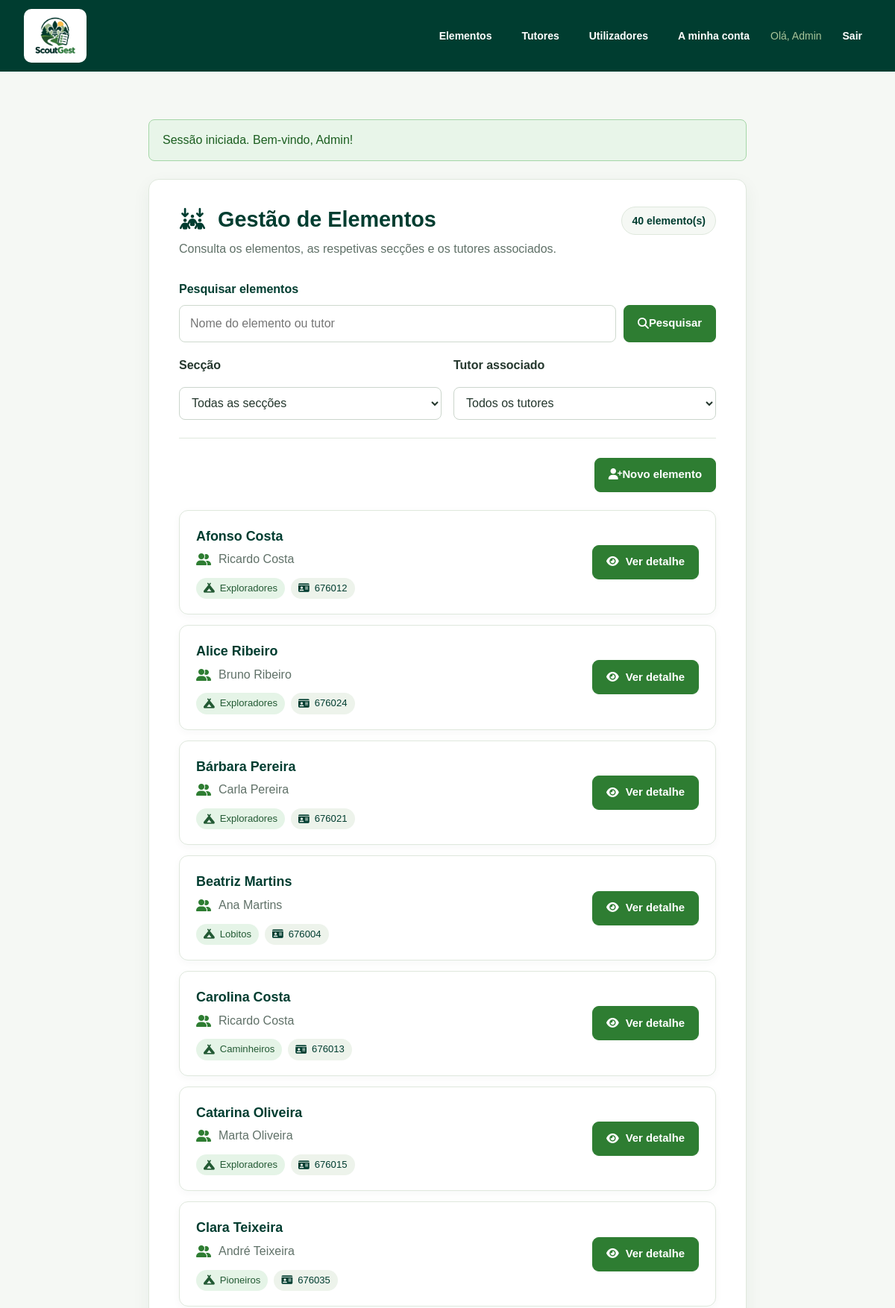
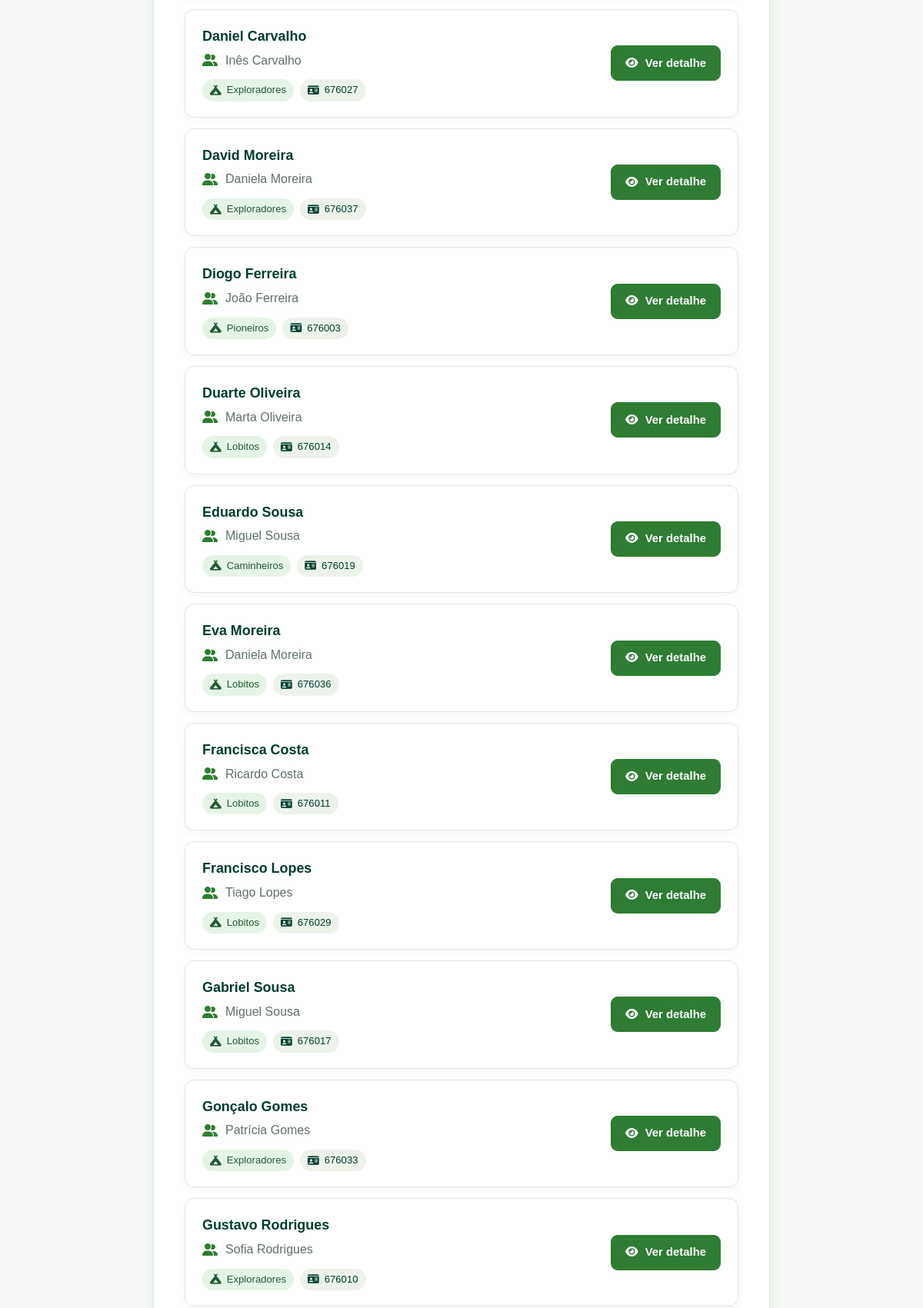
The app's page /elementos.php (signed in, upper part) with its own data (2 pictures, top to bottom).
### tables this page shows
CREATE TABLE elementos (
    id_elemento INT AUTO_INCREMENT PRIMARY KEY,
    id_tutor INT NOT NULL,
    nome VARCHAR(120) NOT NULL,
    numero_censo VARCHAR(20) NOT NULL UNIQUE,
    data_nascimento DATE NULL,
    seccao VARCHAR(30) NOT NULL,
    observacoes TEXT NULL,
    CONSTRAINT fk_elementos_tutores FOREIGN KEY (id_tutor)
        REFERENCES tutores (id_tutor) ON DELETE RESTRICT
);

CREATE TABLE tutores (
    id_tutor INT AUTO_INCREMENT PRIMARY KEY,
    nome VARCHAR(120) NOT NULL,
    telefone VARCHAR(20) NOT NULL,
    email VARCHAR(150) NULL UNIQUE
);

### elementos.php (the view, shortened to what this page needs)
<?php
require 'includes/inicio.php';
$pesquisa = trim((string) ($_GET['q'] ?? ''));
$seccao = trim((string) ($_GET['seccao'] ?? ''));
$idTutor = filter_var(
    $_GET['id_tutor'] ?? '',
    FILTER_VALIDATE_INT,
    ['options' => ['min_range' => 1]]
) ?: 0;
$sql = '
    SELECT
        e.id_elemento,
        e.nome,
        e.numero_censo,
        e.seccao,
        e.id_tutor,
        t.nome AS tutor
    FROM elementos e
    JOIN tutores t
        ON e.id_tutor = t.id_tutor
';
$parametros = [];
$sql .= ' ORDER BY e.nome ASC';
$stmt = $pdo->prepare($sql);
$stmt->execute($parametros);
$elementos = $stmt->fetchAll(PDO::FETCH_ASSOC);
$totalElementos = count($elementos);
require 'includes/cabecalho.php';
?>
<section class="cartao detalhe gestao-utilizadores gestao-elementos">
    <div class="gestao-topo">
        <div>
            <h1>
                <i class="fa-solid fa-arrows-down-to-people"></i>
                Gestão de Elementos
            </h1>
            <p>
                Consulta os elementos,
                as respetivas secções e os tutores associados.
            </p>
        </div>
        <span class="gestao-total">
            <?= $totalElementos ?> elemento(s)
        </span>
    </div>
    <form
        method="get"
        action="elementos.php"
        class="gestao-pesquisa"
        role="search"
        id="form-filtros"
    >
        <label for="q">
            Pesquisar elementos
        </label>
        <div class="gestao-pesquisa-linha">
            <input
                type="search"
                id="q"
                name="q"
                value="<?= htmlspecialchars($pesquisa, ENT_QUOTES, 'UTF-8') ?>"
                placeholder="Nome do elemento ou tutor"
            >
            <button
                type="submit"
                class="gestao-botao"
            >
                <i class="fa-solid fa-magnifying-glass"
                   aria-hidden="true"></i>
                Pesquisar
            </button>
        </div>
        <div class="gestao-filtros">
            <div class="gestao-filtro">
                <label for="seccao">
                    Secção
                </label>
                <select
                    id="seccao"
                    name="seccao"
                    class="gestao-select"
                >
                    <option value="">
                        Todas as secções
                    </option>
                </select>
            </div>
            <div class="gestao-filtro">
                <label for="id_tutor">
                    Tutor associado
                </label>
                <select
                    id="id_tutor"
                    name="id_tutor"
                    class="gestao-select"
                >
                    <option value="">
                        Todos os tutores
                    </option>
                </select>
            </div>
        </div>
    </form>
    <div class="gestao-elementos-acoes">
        <a
            href="elemento_novo.php"
            class="gestao-botao"
        >
            <i class="fa-solid fa-user-plus"
               aria-hidden="true"></i>
            Novo elemento
        </a>
    </div>
    <?php if (!$elementos): ?>
        <p class="gestao-elementos-vazio">
            <?php if (
                $pesquisa !== '' ||
                $seccao !== '' ||
                $idTutor > 0
            ): ?>
                Não foram encontrados elementos
                para os filtros selecionados.
            <?php else: ?>
                Ainda não existem elementos registados.
            <?php endif; ?>
        </p>
    <?php else: ?>
        <div class="gestao-lista">
            <?php foreach ($elementos as $elemento): ?>
                <article class="gestao-item gestao-elemento-item">
                    <div class="gestao-item-dados">
                        <h2>
                            <?= htmlspecialchars(
                                $elemento['nome'],
                                ENT_QUOTES,
                                'UTF-8'
                            ) ?>
                        </h2>
                        <p>
                            <i class="fa-solid fa-user-group"
                               aria-hidden="true"></i>
                            <?= htmlspecialchars(
                                $elemento['tutor'],
                                ENT_QUOTES,
                                'UTF-8'
                            ) ?>
                        </p>
                        <div class="gestao-etiquetas">
                            <span class="gestao-etiqueta associado">
                                <i class="fa-solid fa-campground"
                                   aria-hidden="true"></i>
                                <?= htmlspecialchars(
                                    $elemento['seccao'] ?: 'Sem secção',
                                    ENT_QUOTES,
                                    'UTF-8'
                                ) ?>
                            </span>
                            <?php if (
                                $elemento['numero_censo'] !== null &&
                                $elemento['numero_censo'] !== ''
                            ): ?>
                                <span class="gestao-etiqueta">
                                    <i class="fa-solid fa-id-card"
                                       aria-hidden="true"></i>
                                    <?= htmlspecialchars(
                                        $elemento['numero_censo'],
                                        ENT_QUOTES,
                                        'UTF-8'
                                    ) ?>
                                </span>
                            <?php endif; ?>
                        </div>
                    </div>
                    <div class="gestao-elemento-botoes">
                        <a
                            href="elemento_ver.php?id=<?= (int) $elemento['id_elemento'] ?>"
                            class="gestao-botao"
                        >
                            <i class="fa-solid fa-eye"
                               aria-hidden="true"></i>
                            Ver detalhe
                        </a>
                    </div>
                </article>
            <?php endforeach; ?>
        </div>
    <?php endif; ?>
</section>
<?php require 'includes/rodape.php'; ?>

### records on screen
elementos: nome "Afonso Costa", id_tutor.nome "Ricardo Costa", seccao "Exploradores", numero_censo "676012"
elementos: nome "Alice Ribeiro", id_tutor.nome "Bruno Ribeiro", seccao "Exploradores", numero_censo "676024"
elementos: nome "Bárbara Pereira", id_tutor.nome "Carla Pereira", seccao "Exploradores", numero_censo "676021"
elementos: nome "Beatriz Martins", id_tutor.nome "Ana Martins", seccao "Lobitos", numero_censo "676004"
elementos: nome "Carolina Costa", id_tutor.nome "Ricardo Costa", seccao "Caminheiros", numero_censo "676013"
elementos: nome "Catarina Oliveira", id_tutor.nome "Marta Oliveira", seccao "Exploradores", numero_censo "676015"
elementos: nome "Clara Teixeira", id_tutor.nome "André Teixeira", seccao "Pioneiros", numero_censo "676035"
elementos: nome "Daniel Carvalho", id_tutor.nome "Inês Carvalho", seccao "Exploradores", numero_censo "676027"
elementos: nome "David Moreira", id_tutor.nome "Daniela Moreira", seccao "Exploradores", numero_censo "676037"
elementos: nome "Diogo Ferreira", id_tutor.nome "João Ferreira", seccao "Pioneiros", numero_censo "676003"
elementos: nome "Duarte Oliveira", id_tutor.nome "Marta Oliveira", seccao "Lobitos", numero_censo "676014"
elementos: nome "Eduardo Sousa", id_tutor.nome "Miguel Sousa", seccao "Caminheiros", numero_censo "676019"
elementos: nome "Eva Moreira", id_tutor.nome "Daniela Moreira", seccao "Lobitos", numero_censo "676036"
elementos: nome "Francisca Costa", id_tutor.nome "Ricardo Costa", seccao "Lobitos", numero_censo "676011"
elementos: nome "Francisco Lopes", id_tutor.nome "Tiago Lopes", seccao "Lobitos", numero_censo "676029"
elementos: nome "Gabriel Sousa", id_tutor.nome "Miguel Sousa", seccao "Lobitos", numero_censo "676017"
elementos: nome "Gonçalo Gomes", id_tutor.nome "Patrícia Gomes", seccao "Exploradores", numero_censo "676033"
elementos: nome "Gustavo Rodrigues", id_tutor.nome "Sofia Rodrigues", seccao "Exploradores", numero_censo "676010"

### other values on screen
$_SESSION['nome'] "Admin"
$texto_mensagem "Sessão iniciada. Bem-vindo, Admin!"
$totalElementos "40"
